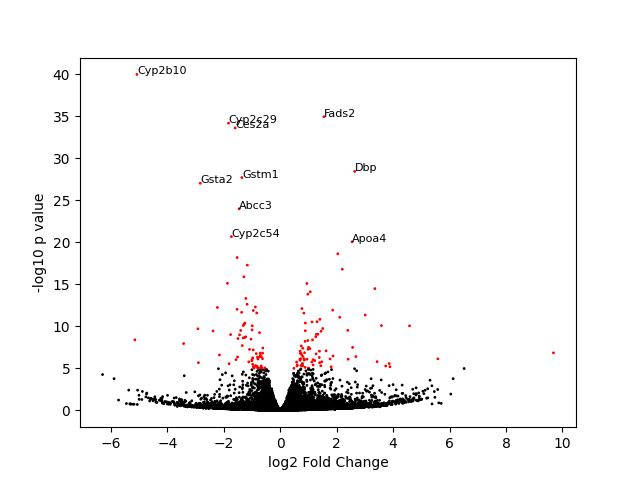

Write the Python code that produced this figure.
'''
Working files and directories:
    *.genes.results: gene-level expression results output by RSEM for each condition/replicate.
    GRCm38.75.gene_names contains a mapping between ENSEMBL gene ids (ENSMUSG...) and gene names (e.g. Cdc45, Klf6)

After running an R script to perform Differential Analysis Expression using DESeq2 on the given RNA-seq data 
and outputing the results to "chow_vs_hfd_deseq2.csv", I used the ouput data to create a volcano plot highlighting
genes that are significantly differentially expressed in red and annotating the names of the top differentially 
expressed genes.

'''
import pandas as p
import matplotlib.pyplot as plt
import numpy as np

# Store CSV data
csv_data_untrimmed = p.read_csv('RNA_seq_analysis/chow_vs_hfd_deseq2.csv')

# Map gene names
gene_mapping = p.read_csv('RNA_seq_analysis/GRCm38.75.gene_names', sep='\t', header=None, index_col=0)
gene_mapping_dict = gene_mapping[1].to_dict()

# Store data as [log2FoldChange, -log10 pvalue]
csv_data = csv_data_untrimmed.iloc[:, [2, 5]]
csv_data.iloc[:, 1] = - np.log10(csv_data.iloc[:, 1])

# Calculate how many genes are significant
num_sig = 0
for index, row in csv_data.iterrows():
    if row[1] > 5:
        num_sig += 1

print('Total number of significant genes ', num_sig, '\n')

# Plot the data and highlight genes with -log10 pvalue > 5
plt.scatter(csv_data.iloc[:, 0], csv_data.iloc[:, 1], c=np.where(csv_data.iloc[:, 1] < 5, 'black', 'red'), alpha = 1, s = 1)


# Edit axis
plt.xlabel('log2 Fold Change')
plt.ylabel('-log10 p value')

# Store 10 largest genes
top_genes = csv_data.nlargest(10, csv_data.columns[1])  
for i, row in top_genes.iterrows():
    # Annotate top genes with their complements from the other file
    gene_name = csv_data_untrimmed.iloc[i, 0]
    complement = gene_mapping_dict.get(gene_name, "Unknown")
    plt.annotate(complement, (row[csv_data.columns[0]], row[csv_data.columns[1]]), fontsize=8)
    print(f"Gene name: {complement}, log2 Fold Change: {row[csv_data.columns[0]]}, p-value: {10 ** -(row[csv_data.columns[1]])}")

# Save plot in directory
plt.savefig("volcano_plot.png")